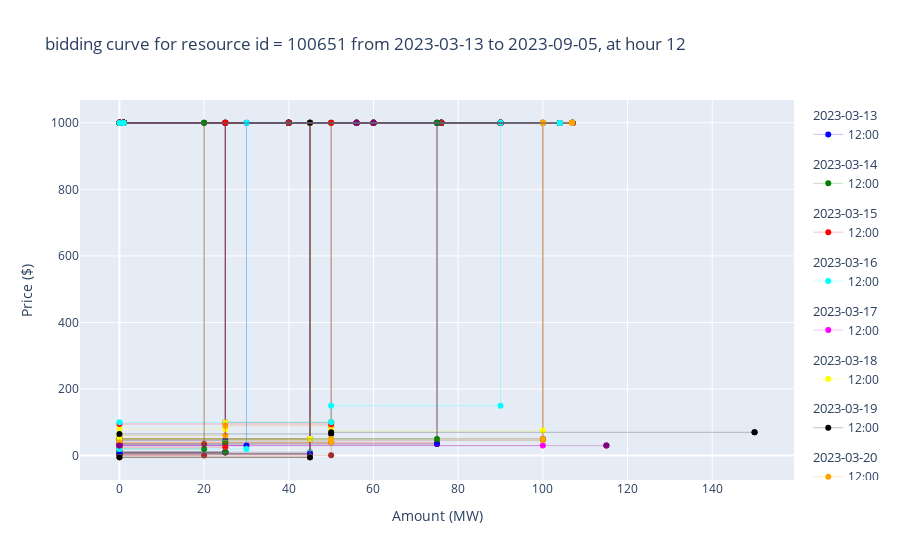

Write notebook code for a chart like this one.
### Code cell
print(f"For resource_id {RESOURCEBID_SEQ} at hour {HOUR}:")
printStats(df_train, type=False, topFewRow=False)

# subplot 3: draw bid curves
from draw_bid_curve import draw_bid_curves_for_multiple_days_2d
draw_bid_curves_for_multiple_days_2d(df_train, HOUR)
